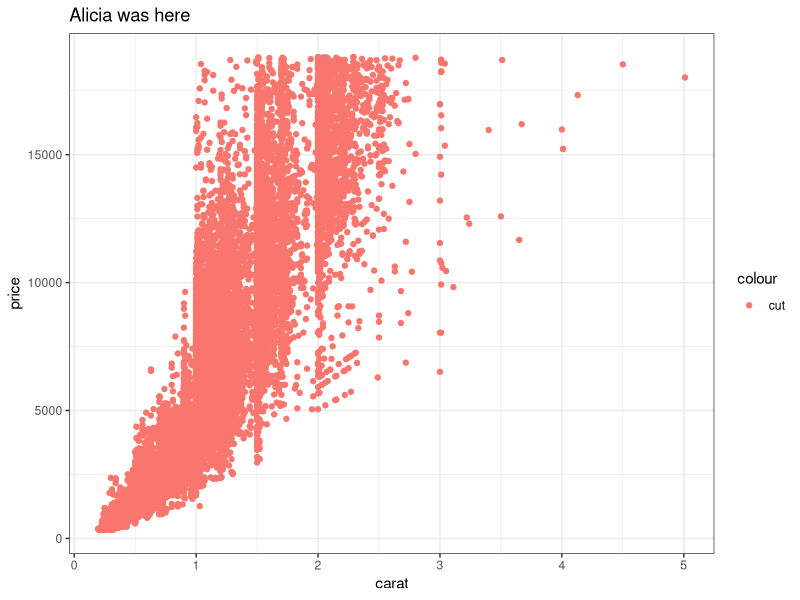
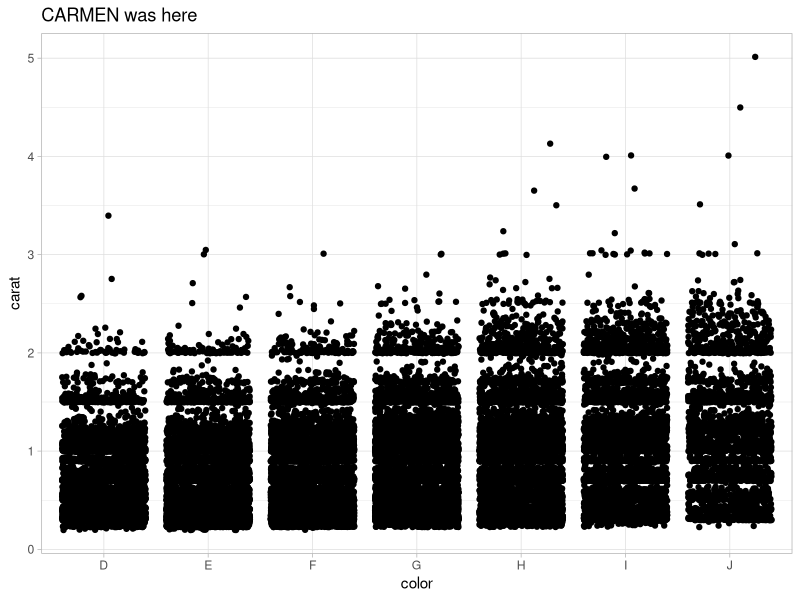

Write R code to recreate these figures, in order.
## ---- chunk 1
knitr::opts_chunk$set(echo = TRUE)
library(tidyverse)
## ---- chunk 2
# Partner 1: 
# Run the code below to see the original graph
# Change the code below to make the point color change based on 'cut', and update the theme to theme_bw(). Update the title to include your first name. 

ggplot(data = diamonds, aes(x = carat, y = price)) +
  geom_point(aes(color = "cut")) +
  theme_bw() +
  labs(title = "Alicia was here")
## ---- chunk 3
# Partner 2: 
# Run the code below to see the original graph
# Change the code below to make the geom a geom_jitter, and update the theme to theme_light. Update the title to include your first name. 

ggplot(data = diamonds, aes(x = color, y = carat)) +
  geom_jitter() +
  theme_light() +
  labs(title = "CARMEN was here")
## ---- chunk 4

## BREAKING THINGS IS FUN SOMETIMES

## wooohooooo, hi Carmen! 

## :) 

# it is ! :D
## ---- chunk 5

